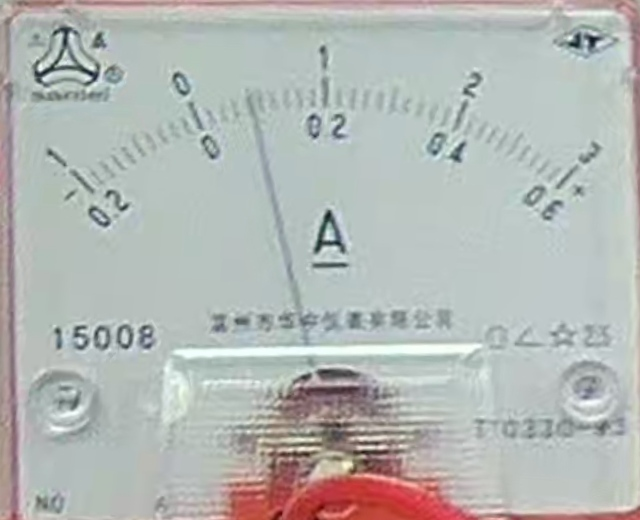
#> input picture agent/assets/meter_calibration/reference_faces/ammeter_face.jpg, 640 x 520 px
$ python -i r2_frame_sampling_agent.py   (imports and definitions only)   (older library calls are emulated)
#> lines starting #> are read from the running program, lines starting #| are printed output that depends on the picture; after the words box and inside, x2 and y2 are one past the last pixel; in counts of white or black regions, pixels touching at a corner belong together
#> further down, picture is the input picture: shape (520, 640, 3); mean B, G, R 180.8, 183.7, 180
"""High-resolution, current-run frame acquisition for Rubric 2.

The agent answers only the evidence-acquisition part of R2.  It does not use
video identity, fixed coordinates, historical windows, or Excel labels.  A
measurement stage and a recording stage are treated as one observation/
recording cycle because either stage can be the only reliable segmentation
anchor.
"""

from __future__ import annotations

import json
import math
from pathlib import Path
from typing import Any

import cv2
import numpy as np


AGENT_VERSION = "r2_frame_sampling_agent.v1"
STAGES = {
    "circuit_wiring",
    "measurement_1",
    "recording_1",
    "circuit_rewiring",
    "measurement_2",
    "recording_2",
    "material_cleanup",
}
DEFAULT_MAX_GROUPS_PER_CYCLE = 10
DEFAULT_INITIAL_MARGIN_SECONDS = 3.0
DEFAULT_MAX_MARGIN_SECONDS = 8.0


class R2FrameAgentError(ValueError):
    """Raised when the current-run R2 evidence contract is invalid."""


def _write_json(path: Path, value: Any) -> None:
    path.parent.mkdir(parents=True, exist_ok=True)
    path.write_text(json.dumps(value, ensure_ascii=False, indent=2) + "\n", encoding="utf-8")


# [111 lines left out: functions _number, _stage_runs, _cycle_index, build_observation_recording_cycles, not called in this run]


def _box_iou(left: list[float], right: list[float]) -> float:
    x1, y1 = max(left[0], right[0]), max(left[1], right[1])
    x2, y2 = min(left[2], right[2]), min(left[3], right[3])
    inter = max(0.0, x2 - x1) * max(0.0, y2 - y1)
    area_left = max(0.0, left[2] - left[0]) * max(0.0, left[3] - left[1])
    area_right = max(0.0, right[2] - right[0]) * max(0.0, right[3] - right[1])
    return inter / max(area_left + area_right - inter, 1e-9)


def _dedupe_boxes(boxes: list[tuple[float, list[float]]], limit: int) -> list[list[float]]:
    selected: list[list[float]] = []
    for _, box in sorted(boxes, key=lambda item: item[0], reverse=True):
        if any(_box_iou(box, existing) >= 0.65 for existing in selected):
            continue
        selected.append(box)
        if len(selected) >= limit:
            break
    return selected


def detect_dynamic_object_boxes(frame: np.ndarray) -> dict[str, Any]:
    """Find meter-like circular faces and resistor-like rectangles per frame."""
    height, width = frame.shape[:2]
#> height = 520; width = 640
    scale = min(1.0, 960.0 / max(height, width))
#> scale = 1
    small = cv2.resize(frame, None, fx=scale, fy=scale, interpolation=cv2.INTER_AREA) if scale < 1 else frame
    gray = cv2.cvtColor(small, cv2.COLOR_BGR2GRAY)
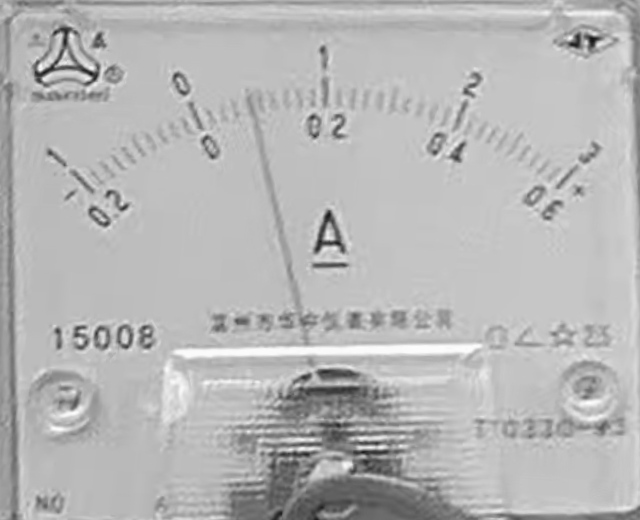
#> gray: shape (520, 640); min 20, max 254, mean 182.2
    gray = cv2.GaussianBlur(gray, (5, 5), 0)
    sh, sw = gray.shape[:2]
#> sh = 520; sw = 640
    meters: list[tuple[float, list[float]]] = []
    circles = cv2.HoughCircles(
        gray,
        cv2.HOUGH_GRADIENT,
        dp=1.2,
        minDist=max(20, int(min(sw, sh) * 0.08)),
        param1=90,
        param2=28,
        minRadius=max(12, int(min(sw, sh) * 0.025)),
        maxRadius=max(20, int(min(sw, sh) * 0.18)),
    )
#> circles = 52 rows, first 8: [334.2, 419.4, 56.68], [279, 384.6, 72.52], [239.4, 395.4, 77.8], [431.4, 407.4, 83.08], [375, 384.6, 69.88], [333, 375, 63.28], [198.6, 431.4, 84.4], [321, 508.2, 91]
    if circles is not None:
        for cx, cy, radius in np.round(circles[0]).astype(int):
            x1, y1 = max(0, cx - int(radius * 1.35)), max(0, cy - int(radius * 1.35))
            x2, y2 = min(sw, cx + int(radius * 1.35)), min(sh, cy + int(radius * 1.35))
            area = (x2 - x1) * (y2 - y1)
            if area <= 0:
                continue
            meters.append((float(radius) / max(min(sw, sh), 1), [x1 / sw, y1 / sh, x2 / sw, y2 / sh]))
#> this loop made 52 passes
#> (cx, cy, radius, x1, y1, x2, y2, area) on passes 1 to 12: (334, 419, 57, 258, 343, 410, 495, 23104), (279, 385, 73, 181, 287, 377, 483, 38416), (239, 395, 78, 134, 290, 344, 500, 44100), (431, 407, 83, 319, 295, 543, 519, 50176), (375, 385, 70, 281, 291, 469, 479, 35344), (333, 375, 63, 248, 290, 418, 460, 28900), (199, 431, 84, 86, 318, 312, 520, 45652), (321, 508, 91, 199, 386, 443, 520, 32696), (232, 351, 82, 122, 241, 342, 461, 48400), (286, 446, 36, 238, 398, 334, 494, 9216), (139, 139, 73, 41, 41, 237, 237, 38416), (391, 88, 84, 278, 0, 504, 201, 45426)
#> after the loop, meters = 52 items
    # Contour fallback catches square/rectangular analog meters when the face
    # is partly occluded and Hough cannot close a circle.
    edges = cv2.Canny(gray, 50, 150)
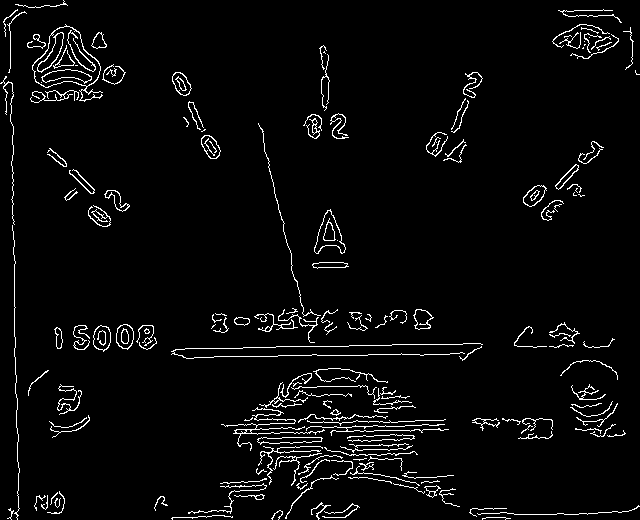
#> edges: shape (520, 640); 3.8% white in thin lines or dots
    contours = cv2.findContours(edges, cv2.RETR_EXTERNAL, cv2.CHAIN_APPROX_SIMPLE)[0]
#> contours = 167 contours, 123 with area under 20; largest, box (x1, y1, x2, y2) and area: (32, 24, 103, 102) 2724, (314, 209, 346, 254) 683, (93, 325, 111, 352) 344, (116, 324, 134, 350) 341, (257, 437, 323, 445) 304
    for contour in contours:
        x, y, w, h = cv2.boundingRect(contour)
        area = w * h
        aspect = w / max(h, 1)
        if sw * sh * 0.002 <= area <= sw * sh * 0.20 and 0.55 <= aspect <= 1.8:
            rectangularity = cv2.contourArea(contour) / max(area, 1)
            if rectangularity >= 0.22:
                meters.append((rectangularity, [x / sw, y / sh, (x + w) / sw, (y + h) / sh]))
#> this loop made 167 passes
#> (x, y, w, h, area, aspect, rectangularity) on passes 24, 30, 34, 36, 53, 58, 69, 72, 84, 90, 104, 108: (285, 475, 54, 44, 2376, 1.23, 0.0107), (300, 459, 30, 24, 720, 1.25, 0.0229), (273, 453, 49, 33, 1617, 1.48, 0.0229), (258, 446, 65, 39, 2535, 1.67, 0.014), (50, 415, 40, 23, 920, 1.74, 0.0141), (576, 403, 42, 24, 1008, 1.75, 0.0174), (57, 384, 25, 31, 775, 0.806, 0.0374), (280, 373, 32, 25, 800, 1.28, 0.0338), (514, 326, 33, 22, 726, 1.5, 0.0213), (549, 322, 31, 22, 682, 1.41, 0.0337), (278, 309, 41, 34, 1394, 1.21, 0.0201), (314, 209, 32, 45, 1440, 0.711, 0.474)
#> (x, y, w, h, area, aspect) on passes 1 to 6: (482, 517, 29, 3, 87, 9.67), (171, 515, 62, 5, 310, 12.4), (271, 510, 12, 10, 120, 1.2), (469, 508, 38, 9, 342, 4.22), (7, 508, 7, 12, 84, 0.583), (477, 505, 163, 10, 1630, 16.3)
#> after the loop, meters = 54 items

    resistor_candidates: list[tuple[float, list[float]]] = []
    for contour in contours:
        x, y, w, h = cv2.boundingRect(contour)
        area = w * h
        aspect = max(w, h) / max(min(w, h), 1)
        if sw * sh * 0.00025 <= area <= sw * sh * 0.10 and 1.25 <= aspect <= 12.0:
            rectangularity = cv2.contourArea(contour) / max(area, 1)
            if rectangularity >= 0.18:
                resistor_candidates.append(
                    (0.5 * rectangularity + 0.5 * min(1.0, aspect / 5.0), [x / sw, y / sh, (x + w) / sw, (y + h) / sh])
                )
#> this loop made 167 passes
#> (x, y, w, h, area, aspect, rectangularity) on pass 1: (482, 517, 29, 3, 87, 9.67, 0.00575)
    meter_boxes = _dedupe_boxes(meters, 3)
#> the loop in _dedupe_boxes, `for _, box in sorted(boxes, key=lambda item: item[0], reverse=True):` made 3 passes
#> box on passes 1 to 3: [0.05, 0.0462, 0.161, 0.196], [0.491, 0.402, 0.541, 0.488], [0.441, 0.421, 0.828, 0.898]
    resistor_boxes = _dedupe_boxes(resistor_candidates, 4)
#> the loop in _dedupe_boxes (call 2), `for _, box in sorted(boxes, key=lambda item: item[0], reverse=True):` made 4 passes
#> box on passes 1 to 4: [0.487, 0.504, 0.545, 0.517], [0.402, 0.84, 0.505, 0.856], [0.366, 0.95, 0.414, 0.962], [0.0844, 0.629, 0.0984, 0.671]
    all_boxes = meter_boxes + resistor_boxes
    if all_boxes:
        x1 = max(0.0, min(box[0] for box in all_boxes) - 0.08)
        y1 = max(0.0, min(box[1] for box in all_boxes) - 0.12)
        x2 = min(1.0, max(box[2] for box in all_boxes) + 0.08)
        y2 = min(1.0, max(box[3] for box in all_boxes) + 0.12)
        joint = [x1, y1, x2, y2]
    else:
        joint = [0.0, 0.0, 1.0, 1.0]
    return {
        "meter_candidate_boxes": meter_boxes,
        "resistor_candidate_boxes": resistor_boxes,
        "joint_topology_box": joint,
        "object_candidate_count": len(meter_boxes) + len(resistor_boxes),
    }


# [227 lines left out: functions _quality, _scan_window, _select_temporally_spread, build_r2_candidate_plan, _crop, _enhance and 2 more, not called in this run]

>>> import cv2
>>> picture = cv2.imread('../assets/meter_calibration/reference_faces/ammeter_face.jpg')
>>> result = detect_dynamic_object_boxes(picture)

$ run again, on agent/assets/meter_calibration/reference_faces/voltmeter_face.jpg
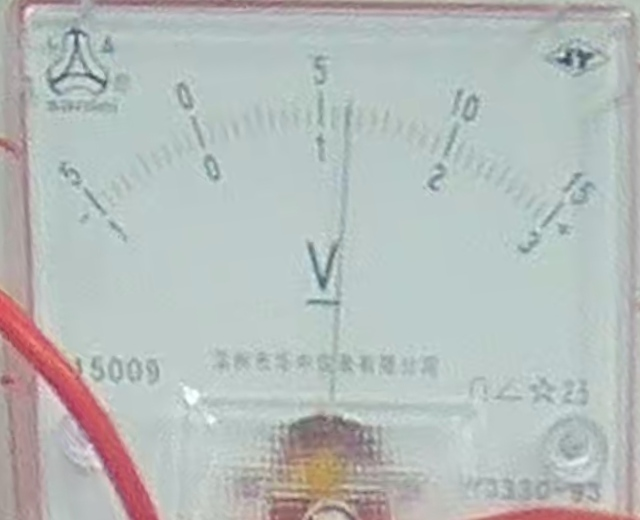
#> input picture agent/assets/meter_calibration/reference_faces/voltmeter_face.jpg, 640 x 520 px
#> picture is the input picture: shape (520, 640, 3); mean B, G, R 186.5, 188.2, 182.4
#> in detect_dynamic_object_boxes, `gray = cv2.cvtColor(small, cv2.COLOR_BGR2GRAY)`:
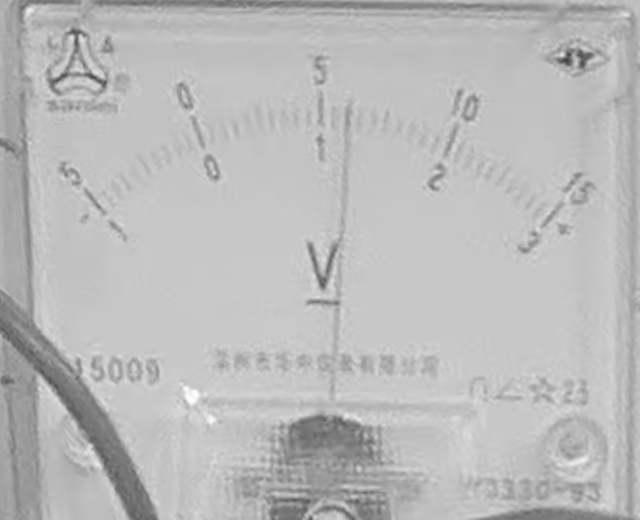
#> gray: shape (520, 640); min 65, max 252, mean 186.2
#> circles = 13 rows, first 8: [327, 456.6, 53.68], [71.4, 75, 25.24], [309, 419.4, 73.84], [75, 125.4, 48.52], [42.6, 41.4, 36.88], [118.2, 46.2, 41.56], [112.2, 396.6, 44.32], [297, 486.6, 24.64]
#> the loop in detect_dynamic_object_boxes, `for cx, cy, radius in np.round(circles[0]).astype(int):` made 13 passes
#> (cx, cy, radius, x1, y1, x2, y2, area) on passes 1 to 8: (327, 457, 54, 255, 385, 399, 520, 19440), (71, 75, 25, 38, 42, 104, 108, 4356), (309, 419, 74, 210, 320, 408, 518, 39204), (75, 125, 49, 9, 59, 141, 191, 17424), (43, 41, 37, 0, 0, 92, 90, 8280), (118, 46, 42, 62, 0, 174, 102, 11424), (112, 397, 44, 53, 338, 171, 456, 13924), (297, 487, 25, 264, 454, 330, 520, 4356)
#> after the loop in detect_dynamic_object_boxes, `for cx, cy, radius in np.round(circles[0]).astype(int):`: meters = 13 items
#> in detect_dynamic_object_boxes, `edges = cv2.Canny(gray, 50, 150)`:
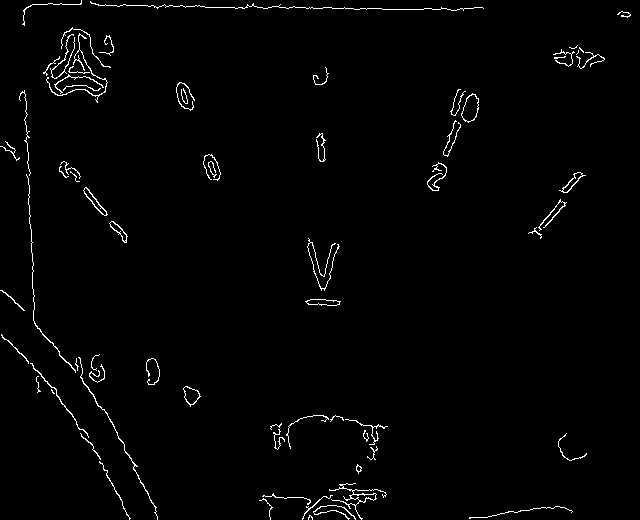
#> edges: shape (520, 640); 1.6% white in thin lines or dots
#> contours = 69 contours, 49 with area under 20; largest, box (x1, y1, x2, y2) and area: (461, 93, 479, 123) 332, (183, 386, 201, 407) 198, (83, 187, 108, 216) 167, (329, 483, 387, 520) 162, (305, 299, 341, 306) 154
#> the loop in detect_dynamic_object_boxes, `for contour in contours:` made 69 passes
#> (x, y, w, h, area, aspect, rectangularity) on passes 5, 7, 11, 16, 18, 23, 28, 31: (302, 495, 31, 25, 775, 1.24, 0.0232), (329, 483, 58, 37, 2146, 1.57, 0.0757), (558, 433, 29, 28, 812, 1.04, 0.0172), (345, 419, 43, 26, 1118, 1.65, 0.0174), (286, 415, 43, 34, 1462, 1.26, 0.00787), (30, 363, 59, 75, 4425, 0.787, 0.00972), (1, 334, 28, 30, 840, 0.933, 0.0244), (307, 238, 33, 53, 1749, 0.623, 0.0109)
#> after the loop in detect_dynamic_object_boxes, `for contour in contours:`: meters = 14 items
#> the loop in detect_dynamic_object_boxes, `for contour in contours:` made 69 passes
#> (x, y, w, h, area, aspect, rectangularity) on passes 2, 3, 4, 6, 7, 9, 10, 12: (469, 506, 104, 13, 1352, 8, 0.00259), (313, 505, 43, 15, 645, 2.87, 0.0395), (259, 498, 14, 22, 308, 1.57, 0.0179), (262, 493, 49, 12, 588, 4.08, 0.0162), (329, 483, 58, 37, 2146, 1.57, 0.0757), (99, 461, 32, 59, 1888, 1.84, 0.0106), (367, 446, 11, 14, 154, 1.27, 0.0455), (80, 433, 21, 27, 567, 1.29, 0.0273)
#> the loop in _dedupe_boxes, `for _, box in sorted(boxes, key=lambda item: item[0], reverse=True):` made 3 passes
#> box on passes 1 to 3: [0.13, 0.36, 0.169, 0.415], [0.328, 0.615, 0.637, 0.996], [0.398, 0.74, 0.623, 1]
#> the loop in _dedupe_boxes (call 2), `for _, box in sorted(boxes, key=lambda item: item[0], reverse=True):` made 3 passes
#> box on passes 1 to 3: [0.477, 0.575, 0.533, 0.588], [0.72, 0.179, 0.748, 0.237], [0.873, 0.331, 0.916, 0.371]
